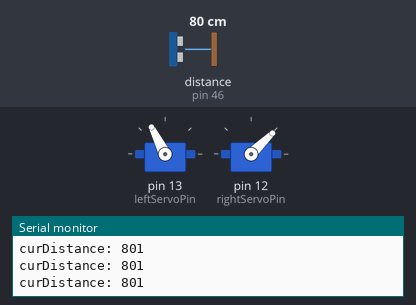
The sketch below on a simulated Arduino Mega 2560, built with avr-gcc and run on an emulated ATmega2560. On the bench: 2 × servo, the last lines printed to the serial monitor. Wiring (inferred from the names in the program): ultrasonic range finder: trigger pin 47; echo pin 46. The inputs (shaded band) are chosen by the test bench; at power-on: distance to the obstacle (sensor on pin 46) 80 cm. The echo pulse lasts 58.3 µs per cm.

Above: at 1.2 s.
1.3 s: distance to the obstacle (sensor on pin 46) set to 2 cm
At 2.3 s:
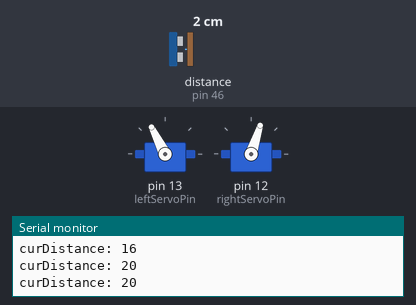
4.3 s: distance to the obstacle (sensor on pin 46) set to 4 cm
7.3 s: distance to the obstacle (sensor on pin 46) set to 120 cm
Timing chart, 0 to 10.3 s (numbered marks = the images above; inputs shaded):
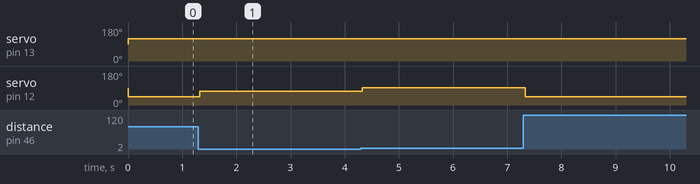

Measured:
- after the input at 1.3 s, servo on pin 12 (rightServoPin): alternates 74° for 0.02 s and 72° for 0.04 s, starting at once

The sketch:

followWallSimple.ino
```cpp
#define leftTrigPin 47
#define leftEchoPin 46
#define rightTrigPin 52
#define rightEchoPin 53

#include <Servo.h>
Servo leftServo, rightServo;

#define leftServoPin 13
#define rightServoPin 12

long tempDistance, curDistance;
long curError, prevError;
long integral = 0;
long derivative;
long const kP = 3.75;
long const kI = 0;
long const kD = 0.02;
long spdAdjust, spdAdjustLeft, spdAdjustRight;

long const targetDistance = 200;
long startTime = 0;
long timeDiff;
long const stdSpeed = 250;

long getDistance(int trigPin, int echoPin);
void controlServoMotion(int isRightMotor, long motorSpeed);

void setup()
{
  Serial.begin(9600);

  pinMode(leftTrigPin, OUTPUT);
  pinMode(leftEchoPin, INPUT);
  pinMode(rightTrigPin, OUTPUT);
  pinMode(rightEchoPin, INPUT);

  leftServo.attach(leftServoPin);
  rightServo.attach(rightServoPin);
}

void loop()
{
  //Follow left wall
  curDistance = getDistance(leftTrigPin, leftEchoPin);

  //Follow right wall
  //curDistance = getDistance(rightTrigPin, rightEchoPin);

  /*if (abs(tempDistance-curDistance) > changeThreshold)
  {
    curDistance = tempDistance;
  }*/

  Serial.print("curDistance: ");
  Serial.println(curDistance);

  timeDiff = startTime - millis();

  /*PID*/
  curError = curDistance - targetDistance;


  integral += curError*timeDiff;

  derivative = (curError - prevError)/timeDiff;

  spdAdjust = curError*kP + integral*kI + derivative*kD;

  if (spdAdjust > 500)
  {
    spdAdjust = 250;
  }

  else
  {
    spdAdjust = spdAdjust % 250;
  }

  //Follow left wall
  controlServoMotion(0, stdSpeed);
  controlServoMotion(1, stdSpeed + spdAdjust);

  //Follow right wall
  //controlServoMotion(0, stdSpeed + spdAdjust);
  //controlServoMotion(1, stdSpeed);

  startTime = millis();
  prevError = curError;
}
```

controlServoMotion.ino
```cpp
void controlServoMotion(int isRightServo, long targetSpeed)
{
  if (!isRightServo)
  {
    leftServo.writeMicroseconds(1500 + targetSpeed);
  }

  else
  {
    rightServo.writeMicroseconds(1500 - targetSpeed);
  }
}
```

getDistance.ino
```cpp
long getDistance(int trigPin, int echoPin)
{
	long duration;

	digitalWrite(trigPin, HIGH);
	delayMicroseconds(10);
	digitalWrite(trigPin, LOW);
	duration = pulseIn(echoPin, HIGH);

	return duration/5.82;
}
```
